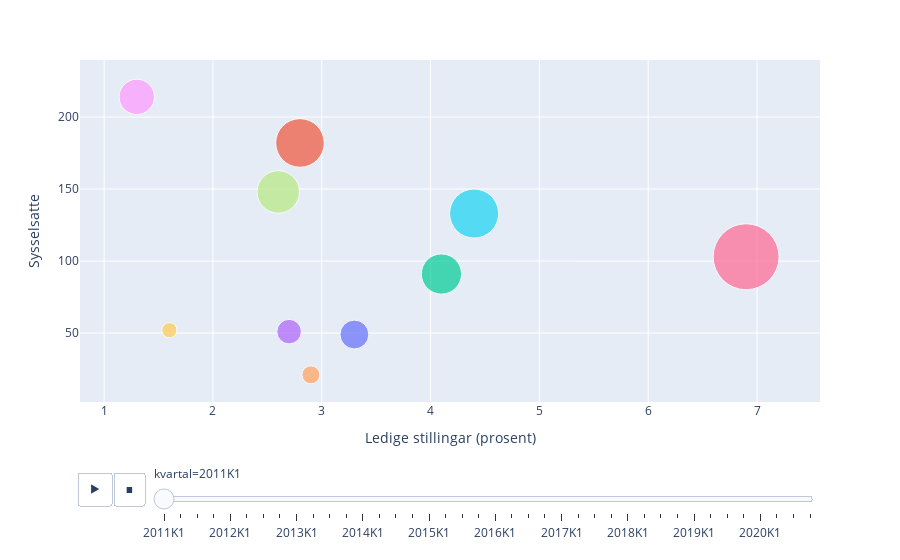

Write notebook code for a chart like this one.
### Code cell
fig = px.scatter(df, x="Ledige stillingar (prosent)", y="Sysselsatte", animation_frame="kvartal", animation_group="næring (SN2007)",
           size="Ledige stillingar", color="næring (SN2007)", hover_name="næring (SN2007)",
           log_x=False, size_max=50)

fig.update_layout(showlegend=False)
fig.show()

### Figure 1 — Plotly figure (JSON) as saved in the notebook; plotly's stock layout.template omitted (floating-point values rounded to 4 significant figures)
{"data": [{"hovertemplate": "<b>%{hovertext}</b><br><br>næring (SN2007)=Bergverksdrift og utvinning<br>kvartal=2011K1<br>Ledige stillingar (prosent)=%{x}<br>Sysselsatte=%{y}<br>Ledige stillingar=%{marker.size}<extra></extra>", "hovertext": ["Bergverksdrift og utvinning"], "ids": ["Bergverksdrift og utvinning"], "legendgroup": "Bergverksdrift og utvinning", "marker": {"color": "#636efa", "size": [1800], "sizemode": "area", "sizeref": 4.32, "symbol": "circle"}, "mode": "markers", "name": "Bergverksdrift og utvinning", "orientation": "v", "showlegend": true, "type": "scatter", "x": [3.3], "xaxis": "x", "y": [49], "yaxis": "y"}, {"hovertemplate": "<b>%{hovertext}</b><br><br>næring (SN2007)=Byggje- og anleggsverksemd<br>kvartal=2011K1<br>Ledige stillingar (prosent)=%{x}<br>Sysselsatte=%{y}<br>Ledige stillingar=%{marker.size}<extra></extra>", "hovertext": ["Byggje- og anleggsverksemd"], "ids": ["Byggje- og anleggsverksemd"], "legendgroup": "Byggje- og anleggsverksemd", "marker": {"color": "#EF553B", "size": [5100], "sizemode": "area", "sizeref": 4.32, "symbol": "circle"}, "mode": "markers", "name": "Byggje- og anleggsverksemd", "orientation": "v", "showlegend": true, "type": "scatter", "x": [2.8], "xaxis": "x", "y": [182], "yaxis": "y"}, {"hovertemplate": "<b>%{hovertext}</b><br><br>næring (SN2007)=Informasjon og kommunikasjon<br>kvartal=2011K1<br>Ledige stillingar (prosent)=%{x}<br>Sysselsatte=%{y}<br>Ledige stillingar=%{marker.size}<extra></extra>", "hovertext": ["Informasjon og kommunikasjon"], "ids": ["Informasjon og kommunikasjon"], "legendgroup": "Informasjon og kommunikasjon", "marker": {"color": "#00cc96", "size": [3500], "sizemode": "area", "sizeref": 4.32, "symbol": "circle"}, "mode": "markers", "name": "Informasjon og kommunikasjon", "orientation": "v", "showlegend": true, "type": "scatter", "x": [4.1], "xaxis": "x", "y": [91], "yaxis": "y"}, {"hovertemplate": "<b>%{hovertext}</b><br><br>næring (SN2007)=Finansierings- og forsikringsverksemd<br>kvartal=2011K1<br>Ledige stillingar (prosent)=%{x}<br>Sysselsatte=%{y}<br>Ledige stillingar=%{marker.size}<extra></extra>", "hovertext": ["Finansierings- og forsikringsverksemd"], "ids": ["Finansierings- og forsikringsverksemd"], "legendgroup": "Finansierings- og forsikringsverksemd", "marker": {"color": "#ab63fa", "size": [1300], "sizemode": "area", "sizeref": 4.32, "symbol": "circle"}, "mode": "markers", "name": "Finansierings- og forsikringsverksemd", "orientation": "v", "showlegend": true, "type": "scatter", "x": [2.7], "xaxis": "x", "y": [51], "yaxis": "y"}, {"hovertemplate": "<b>%{hovertext}</b><br><br>næring (SN2007)=Omsetning og drift av fast eigedom<br>kvartal=2011K1<br>Ledige stillingar (prosent)=%{x}<br>Sysselsatte=%{y}<br>Ledige stillingar=%{marker.size}<extra></extra>", "hovertext": ["Omsetning og drift av fast eigedom"], "ids": ["Omsetning og drift av fast eigedom"], "legendgroup": "Omsetning og drift av fast eigedom", "marker": {"color": "#FFA15A", "size": [700], "sizemode": "area", "sizeref": 4.32, "symbol": "circle"}, "mode": "markers", "name": "Omsetning og drift av fast eigedom", "orientation": "v", "showlegend": true, "type": "scatter", "x": [2.9], "xaxis": "x", "y": [21], "yaxis": "y"}, {"hovertemplate": "<b>%{hovertext}</b><br><br>næring (SN2007)=Fagleg, vitskapleg og teknisk tenesteyting<br>kvartal=2011K1<br>Ledige stillingar (prosent)=%{x}<br>Sysselsatte=%{y}<br>Ledige stillingar=%{marker.size}<extra></extra>", "hovertext": ["Fagleg, vitskapleg og teknisk tenesteyting"], "ids": ["Fagleg, vitskapleg og teknisk tenesteyting"], "legendgroup": "Fagleg, vitskapleg og teknisk tenesteyting", "marker": {"color": "#19d3f3", "size": [5200], "sizemode": "area", "sizeref": 4.32, "symbol": "circle"}, "mode": "markers", "name": "Fagleg, vitskapleg og teknisk tenesteyting", "orientation": "v", "showlegend": true, "type": "scatter", "x": [4.4], "xaxis": "x", "y": [133], "yaxis": "y"}, {"hovertemplate": "<b>%{hovertext}</b><br><br>næring (SN2007)=Forretningsmessig tenesteyting<br>kvartal=2011K1<br>Ledige stillingar (prosent)=%{x}<br>Sysselsatte=%{y}<br>Ledige stillingar=%{marker.size}<extra></extra>", "hovertext": ["Forretningsmessig tenesteyting"], "ids": ["Forretningsmessig tenesteyting"], "legendgroup": "Forretningsmessig tenesteyting", "marker": {"color": "#FF6692", "size": [9400], "sizemode": "area", "sizeref": 4.32, "symbol": "circle"}, "mode": "markers", "name": "Forretningsmessig tenesteyting", "orientation": "v", "showlegend": true, "type": "scatter", "x": [6.9], "xaxis": "x", "y": [103], "yaxis": "y"}, {"hovertemplate": "<b>%{hovertext}</b><br><br>næring (SN2007)=Offentleg administrasjon og forsvar, og trygdeordningar underordna offentleg forvalting<br>kvartal=2011K1<br>Ledige stillingar (prosent)=%{x}<br>Sysselsatte=%{y}<br>Ledige stillingar=%{marker.size}<extra></extra>", "hovertext": ["Offentleg administrasjon og forsvar, og trygdeordningar underordna offentleg forvalting"], "ids": ["Offentleg administrasjon og forsvar, og trygdeordningar underordna offentleg forvalting"], "legendgroup": "Offentleg administrasjon og forsvar, og trygdeordningar underordna offentleg forvalting", "marker": {"color": "#B6E880", "size": [3900], "sizemode": "area", "sizeref": 4.32, "symbol": "circle"}, "mode": "markers", "name": "Offentleg administrasjon og forsvar, og trygdeordningar underordna offentleg forvalting", "orientation": "v", "showlegend": true, "type": "scatter", "x": [2.6], "xaxis": "x", "y": [148], "yaxis": "y"}, {"hovertemplate": "<b>%{hovertext}</b><br><br>næring (SN2007)=Undervisning<br>kvartal=2011K1<br>Ledige stillingar (prosent)=%{x}<br>Sysselsatte=%{y}<br>Ledige stillingar=%{marker.size}<extra></extra>", "hovertext": ["Undervisning"], "ids": ["Undervisning"], "legendgroup": "Undervisning", "marker": {"color": "#FF97FF", "size": [2700], "sizemode": "area", "sizeref": 4.32, "symbol": "circle"}, "mode": "markers", "name": "Undervisning", "orientation": "v", "showlegend": true, "type": "scatter", "x": [1.3], "xaxis": "x", "y": [214], "yaxis": "y"}, {"hovertemplate": "<b>%{hovertext}</b><br><br>næring (SN2007)=Kulturell verksemd, underhaldning og fritidsaktivitetar<br>kvartal=2011K1<br>Ledige stillingar (prosent)=%{x}<br>Sysselsatte=%{y}<br>Ledige stillingar=%{marker.size}<extra></extra>", "hovertext": ["Kulturell verksemd, underhaldning og fritidsaktivitetar"], "ids": ["Kulturell verksemd, underhaldning og fritidsaktivitetar"], "legendgroup": "Kulturell verksemd, underhaldning og fritidsaktivitetar", "marker": {"color": "#FECB52", "size": [500], "sizemode": "area", "sizeref": 4.32, "symbol": "circle"}, "mode": "markers", "name": "Kulturell verksemd, underhaldning og fritidsaktivitetar", "orientation": "v", "showlegend": true, "type": "scatter", "x": [1.6], "xaxis": "x", "y": [52], "yaxis": "y"}], "layout": {"legend": {"itemsizing": "constant", "title": {"text": "næring (SN2007)"}, "tracegroupgap": 0}, "margin": {"t": 60}, "showlegend": false, "sliders": [{"active": 0, "currentvalue": {"prefix": "kvartal="}, "len": 0.9, "pad": {"b": 10, "t": 60}, "steps": [{"args": [["2011K1"], {"frame": {"duration": 0, "redraw": false}, "fromcurrent": true, "mode": "immediate", "transition": {"duration": 0, "easing": "linear"}}], "label": "2011K1", "method": "animate"}, {"args": [["2011K2"], {"frame": {"duration": 0, "redraw": false}, "fromcurrent": true, "mode": "immediate", "transition": {"duration": 0, "easing": "linear"}}], "label": "2011K2", "method": "animate"}, {"args": [["2011K3"], {"frame": {"duration": 0, "redraw": false}, "fromcurrent": true, "mode": "immediate", "transition": {"duration": 0, "easing": "linear"}}], "label": "2011K3", "method": "animate"}, {"args": [["2011K4"], {"frame": {"duration": 0, "redraw": false}, "fromcurrent": true, "mode": "immediate", "transition": {"duration": 0, "easing": "linear"}}], "label": "2011K4", "method": "animate"}, {"args": [["2012K1"], {"frame": {"duration": 0, "redraw": false}, "fromcurrent": true, "mode": "immediate", "transition": {"duration": 0, "easing": "linear"}}], "label": "2012K1", "method": "animate"}, {"args": [["2012K2"], {"frame": {"duration": 0, "redraw": false}, "fromcurrent": true, "mode": "immediate", "transition": {"duration": 0, "easing": "linear"}}], "label": "2012K2", "method": "animate"}, {"args": [["2012K3"], {"frame": {"duration": 0, "redraw": false}, "fromcurrent": true, "mode": "immediate", "transition": {"duration": 0, "easing": "linear"}}], "label": "2012K3", "method": "animate"}, {"args": [["2012K4"], {"frame": {"duration": 0, "redraw": false}, "fromcurrent": true, "mode": "immediate", "transition": {"duration": 0, "easing": "linear"}}], "label": "2012K4", "method": "animate"}, {"args": [["2013K1"], {"frame": {"duration": 0, "redraw": false}, "fromcurrent": true, "mode": "immediate", "transition": {"duration": 0, "easing": "linear"}}], "label": "2013K1", "method": "animate"}, {"args": [["2013K2"], {"frame": {"duration": 0, "redraw": false}, "fromcurrent": true, "mode": "immediate", "transition": {"duration": 0, "easing": "linear"}}], "label": "2013K2", "method": "animate"}, {"args": [["2013K3"], {"frame": {"duration": 0, "redraw": false}, "fromcurrent": true, "mode": "immediate", "transition": {"duration": 0, "easing": "linear"}}], "label": "2013K3", "method": "animate"}, {"args": [["2013K4"], {"frame": {"duration": 0, "redraw": false}, "fromcurrent": true, "mode": "immediate", "transition": {"duration": 0, "easing": "linear"}}], "label": "2013K4", "method": "animate"}, {"args": [["2014K1"], {"frame": {"duration": 0, "redraw": false}, "fromcurrent": true, "mode": "immediate", "transition": {"duration": 0, "easing": "linear"}}], "label": "2014K1", "method": "animate"}, {"args": [["2014K2"], {"frame": {"duration": 0, "redraw": false}, "fromcurrent": true, "mode": "immediate", "transition": {"duration": 0, "easing": "linear"}}], "label": "2014K2", "method": "animate"}, {"args": [["2014K3"], {"frame": {"duration": 0, "redraw": false}, "fromcurrent": true, "mode": "immediate", "transition": {"duration": 0, "easing": "linear"}}], "label": "2014K3", "method": "animate"}, {"args": [["2014K4"], {"frame": {"duration": 0, "redraw": false}, "fromcurrent": true, "mode": "immediate", "transition": {"duration": 0, "easing": "linear"}}], "label": "2014K4", "method": "animate"}, {"args": [["2015K1"], {"frame": {"duration": 0, "redraw": false}, "fromcurrent": true, "mode": "immediate", "transition": {"duration": 0, "easing": "linear"}}], "label": "2015K1", "method": "animate"}, {"args": [["2015K2"], {"frame": {"duration": 0, "redraw": false}, "fromcurrent": true, "mode": "immediate", "transition": {"duration": 0, "easing": "linear"}}], "label": "2015K2", "method": "animate"}, {"args": [["2015K3"], {"frame": {"duration": 0, "redraw": false}, "fromcurrent": true, "mode": "immediate", "transition": {"duration": 0, "easing": "linear"}}], "label": "2015K3", "method": "animate"}, {"args": [["2015K4"], {"frame": {"duration": 0, "redraw": false}, "fromcurrent": true, "mode": "immediate", "transition": {"duration": 0, "easing": "linear"}}], "label": "2015K4", "method": "animate"}, {"args": [["2016K1"], {"frame": {"duration": 0, "redraw": false}, "fromcurrent": true, "mode": "immediate", "transition": {"duration": 0, "easing": "linear"}}], "label": "2016K1", "method": "animate"}, {"args": [["2016K2"], {"frame": {"duration": 0, "redraw": false}, "fromcurrent": true, "mode": "immediate", "transition": {"duration": 0, "easing": "linear"}}], "label": "2016K2", "method": "animate"}, {"args": [["2016K3"], {"frame": {"duration": 0, "redraw": false}, "fromcurrent": true, "mode": "immediate", "transition": {"duration": 0, "easing": "linear"}}], "label": "2016K3", "method": "animate"}, {"args": [["2016K4"], {"frame": {"duration": 0, "redraw": false}, "fromcurrent": true, "mode": "immediate", "transition": {"duration": 0, "easing": "linear"}}], "label": "2016K4", "method": "animate"}, {"args": [["2017K1"], {"frame": {"duration": 0, "redraw": false}, "fromcurrent": true, "mode": "immediate", "transition": {"duration": 0, "easing": "linear"}}], "label": "2017K1", "method": "animate"}, {"args": [["2017K2"], {"frame": {"duration": 0, "redraw": false}, "fromcurrent": true, "mode": "immediate", "transition": {"duration": 0, "easing": "linear"}}], "label": "2017K2", "method": "animate"}, {"args": [["2017K3"], {"frame": {"duration": 0, "redraw": false}, "fromcurrent": true, "mode": "immediate", "transition": {"duration": 0, "easing": "linear"}}], "label": "2017K3", "method": "animate"}, {"args": [["2017K4"], {"frame": {"duration": 0, "redraw": false}, "fromcurrent": true, "mode": "immediate", "transition": {"duration": 0, "easing": "linear"}}], "label": "2017K4", "method": "animate"}, {"args": [["2018K1"], {"frame": {"duration": 0, "redraw": false}, "fromcurrent": true, "mode": "immediate", "transition": {"duration": 0, "easing": "linear"}}], "label": "2018K1", "method": "animate"}, {"args": [["2018K2"], {"frame": {"duration": 0, "redraw": false}, "fromcurrent": true, "mode": "immediate", "transition": {"duration": 0, "easing": "linear"}}], "label": "2018K2", "method": "animate"}, {"args": [["2018K3"], {"frame": {"duration": 0, "redraw": false}, "fromcurrent": true, "mode": "immediate", "transition": {"duration": 0, "easing": "linear"}}], "label": "2018K3", "method": "animate"}, {"args": [["2018K4"], {"frame": {"duration": 0, "redraw": false}, "fromcurrent": true, "mode": "immediate", "transition": {"duration": 0, "easing": "linear"}}], "label": "2018K4", "method": "animate"}, {"args": [["2019K1"], {"frame": {"duration": 0, "redraw": false}, "fromcurrent": true, "mode": "immediate", "transition": {"duration": 0, "easing": "linear"}}], "label": "2019K1", "method": "animate"}, {"args": [["2019K2"], {"frame": {"duration": 0, "redraw": false}, "fromcurrent": true, "mode": "immediate", "transition": {"duration": 0, "easing": "linear"}}], "label": "2019K2", "method": "animate"}, {"args": [["2019K3"], {"frame": {"duration": 0, "redraw": false}, "fromcurrent": true, "mode": "immediate", "transition": {"duration": 0, "easing": "linear"}}], "label": "2019K3", "method": "animate"}, {"args": [["2019K4"], {"frame": {"duration": 0, "redraw": false}, "fromcurrent": true, "mode": "immediate", "transition": {"duration": 0, "easing": "linear"}}], "label": "2019K4", "method": "animate"}, {"args": [["2020K1"], {"frame": {"duration": 0, "redraw": false}, "fromcurrent": true, "mode": "immediate", "transition": {"duration": 0, "easing": "linear"}}], "label": "2020K1", "method": "animate"}, {"args": [["2020K2"], {"frame": {"duration": 0, "redraw": false}, "fromcurrent": true, "mode": "immediate", "transition": {"duration": 0, "easing": "linear"}}], "label": "2020K2", "method": "animate"}, {"args": [["2020K3"], {"frame": {"duration": 0, "redraw": false}, "fromcurrent": true, "mode": "immediate", "transition": {"duration": 0, "easing": "linear"}}], "label": "2020K3", "method": "animate"}, {"args": [["2020K4"], {"frame": {"duration": 0, "redraw": false}, "fromcurrent": true, "mode": "immediate", "transition": {"duration": 0, "easing": "linear"}}], "label": "2020K4", "method": "animate"}], "x": 0.1, "xanchor": "left", "y": 0, "yanchor": "top"}], "updatemenus": [{"buttons": [{"args": [null, {"frame": {"duration": 500, "redraw": false}, "fromcurrent": true, "mode": "immediate", "transition": {"duration": 500, "easing": "linear"}}], "label": "&#9654;", "method": "animate"}, {"args": [[null], {"frame": {"duration": 0, "redraw": false}, "fromcurrent": true, "mode": "immediate", "transition": {"duration": 0, "easing": "linear"}}], "label": "&#9724;", "method": "animate"}], "direction": "left", "pad": {"r": 10, "t": 70}, "showactive": false, "type": "buttons", "x": 0.1, "xanchor": "right", "y": 0, "yanchor": "top"}], "xaxis": {"anchor": "y", "domain": [0, 1], "title": {"text": "Ledige stillingar (prosent)"}}, "yaxis": {"anchor": "x", "domain": [0, 1], "title": {"text": "Sysselsatte"}}}}
